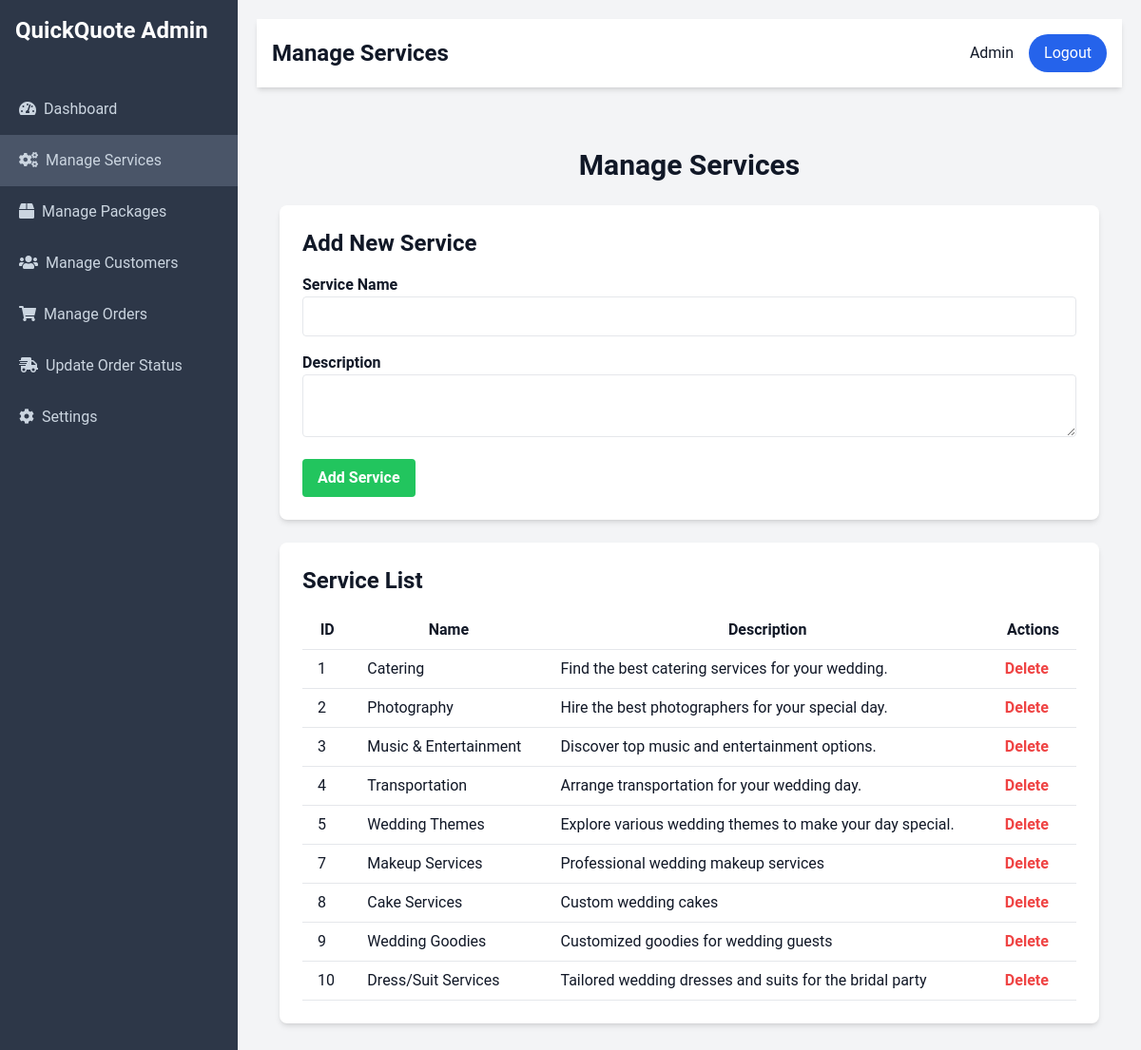
The page /QuickQoute/manage_services.php on the database its author committed.
### tables this page shows
CREATE TABLE `services` (
  `service_id` int(11) NOT NULL,
  `name` varchar(100) NOT NULL,
  `description` text DEFAULT NULL
);

### QuickQoute/manage_services.php (the view, shortened to what this page needs)
<?php
include 'db.php';
function getServices($conn) {
    $stmt = $conn->prepare("SELECT * FROM services");
    $stmt->execute();
    $result = $stmt->get_result();
    $services = $result->fetch_all(MYSQLI_ASSOC);
    return $services;
}
$services = getServices($conn);
?>
<!DOCTYPE html>
<html lang="en">
<head>
    <script src="https://cdn.tailwindcss.com"></script>
    <link rel="stylesheet" href="https://cdnjs.cloudflare.com/ajax/libs/font-awesome/5.15.3/css/all.min.css">
</head>
<body class="bg-gray-100 text-gray-900">
    <div class="sidebar">
        <div class="p-4">
            <h1 class="text-2xl font-bold">QuickQuote Admin</h1>
        </div>
        <ul class="mt-6">
            <li><a href="admindashboard.php" class="flex items-center"><i class="fas fa-tachometer-alt mr-2"></i>Dashboard</a></li>
            <li><a href="manage_services.php" class="flex items-center active"><i class="fas fa-cogs mr-2"></i>Manage Services</a></li>
            <li><a href="manage_packages.php" class="flex items-center"><i class="fas fa-box mr-2"></i>Manage Packages</a></li>
            <li><a href="manage_customers.php" class="flex items-center"><i class="fas fa-users mr-2"></i>Manage Customers</a></li>
            <li><a href="manageorders.php" class="flex items-center"><i class="fas fa-shopping-cart mr-2"></i>Manage Orders</a></li>
            <li><a href="admin_update_tracking.php" class="flex items-center"><i class="fas fa-shipping-fast mr-2"></i>Update Order Status</a></li>
            <li><a href="settings.php" class="flex items-center"><i class="fas fa-cog mr-2"></i>Settings</a></li>
        </ul>
    </div>
    <div class="content">
        <header class="bg-white shadow-md p-4 flex justify-between items-center">
            <h2 class="text-2xl font-bold">Manage Services</h2>
            <div class="flex items-center">
                <span class="mr-4">Admin</span>
                <a href="index.php" class="bg-blue-600 text-white px-4 py-2 rounded-full">Logout</a>
            </div>
        </header>
        <main class="p-6">
            <div class="container mx-auto py-10">
                <h2 class="text-3xl font-bold mb-6 text-center">Manage Services</h2>
                <div class="bg-white shadow-md rounded-lg p-6 mb-6">
                    <h3 class="text-2xl font-bold mb-4">Add New Service</h3>
                    <form action="manage_services.php" method="POST">
                        <div class="mb-4">
                            <label for="name" class="block font-semibold">Service Name</label>
                            <input type="text" name="name" id="name" class="w-full p-2 border rounded" required>
                        </div>
                        <div class="mb-4">
                            <label for="description" class="block font-semibold">Description</label>
                            <textarea name="description" id="description" class="w-full p-2 border rounded" required></textarea>
                        </div>
                        <button type="submit" class="bg-green-500 text-white font-bold py-2 px-4 rounded">Add Service</button>
                    </form>
                </div>
                <div class="bg-white shadow-md rounded-lg p-6">
                    <h3 class="text-2xl font-bold mb-4">Service List</h3>
                    <table class="min-w-full bg-white">
                        <thead>
                            <tr>
                                <th class="py-2 px-4 border-b">ID</th>
                                <th class="py-2 px-4 border-b">Name</th>
                                <th class="py-2 px-4 border-b">Description</th>
                                <th class="py-2 px-4 border-b">Actions</th>
                            </tr>
                        </thead>
                        <tbody>
                            <?php foreach ($services as $service): ?>
                                <tr>
                                    <td class="py-2 px-4 border-b"><?php echo $service['service_id']; ?></td>
                                    <td class="py-2 px-4 border-b"><?php echo htmlspecialchars($service['name']); ?></td>
                                    <td class="py-2 px-4 border-b"><?php echo htmlspecialchars($service['description']); ?></td>
                                    <td class="py-2 px-4 border-b">
                                        <a href="manage_services.php?delete_id=<?php echo $service['service_id']; ?>" onclick="return confirm('Are you sure?');" class="text-red-500 font-bold">Delete</a>
                                    </td>
                                </tr>
                            <?php endforeach; ?>
                        </tbody>
                    </table>
                </div>
            </div>
        </main>
    </div>
</body>
</html>

### QuickQoute/manage_services.php (style rules this page uses)
body { font-family: 'Roboto', sans-serif; display: flex; min-height: 100vh; }
.sidebar { width: 250px; background-color: #2d3748; color: white; display: flex; flex-direction: column; position: fixed; top: 0; bottom: 0; left: 0; }
.content { margin-left: 250px; width: calc(100% - 250px); padding: 20px; }
.sidebar a { display: block; padding: 15px 20px; color: #cbd5e0; text-decoration: none; transition: background 0.3s ease; }
.sidebar a.active { background-color: #4a5568; }

### rows shown on the page
services: service_id "1", name "Catering", description "Find the best catering services for your wedding."
services: service_id "2", name "Photography", description "Hire the best photographers for your special day."
services: service_id "3", name "Music & Entertainment", description "Discover top music and entertainment options."
services: service_id "4", name "Transportation", description "Arrange transportation for your wedding day."
services: service_id "5", name "Wedding Themes", description "Explore various wedding themes to make your day special."
services: service_id "7", name "Makeup Services", description "Professional wedding makeup services"
services: service_id "8", name "Cake Services", description "Custom wedding cakes"
services: service_id "9", name "Wedding Goodies", description "Customized goodies for wedding guests"
services: service_id "10", name "Dress/Suit Services", description "Tailored wedding dresses and suits for the bridal party"
